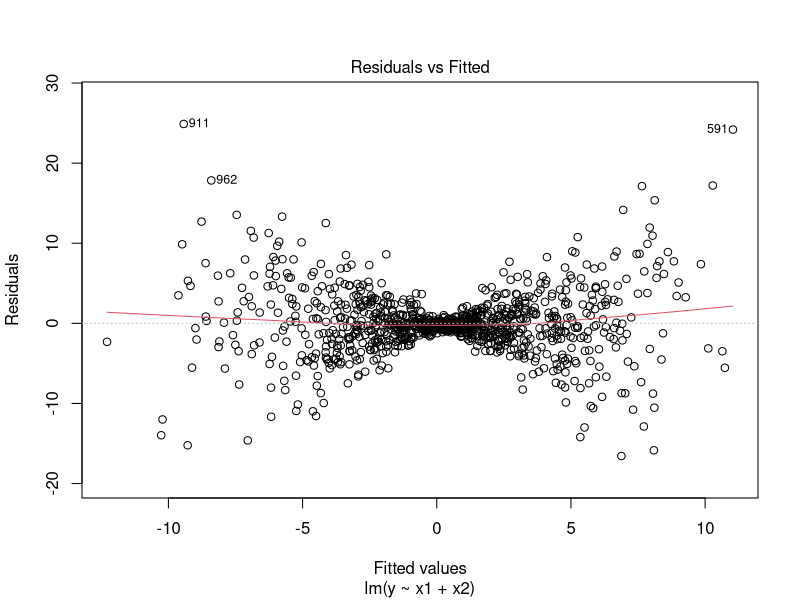
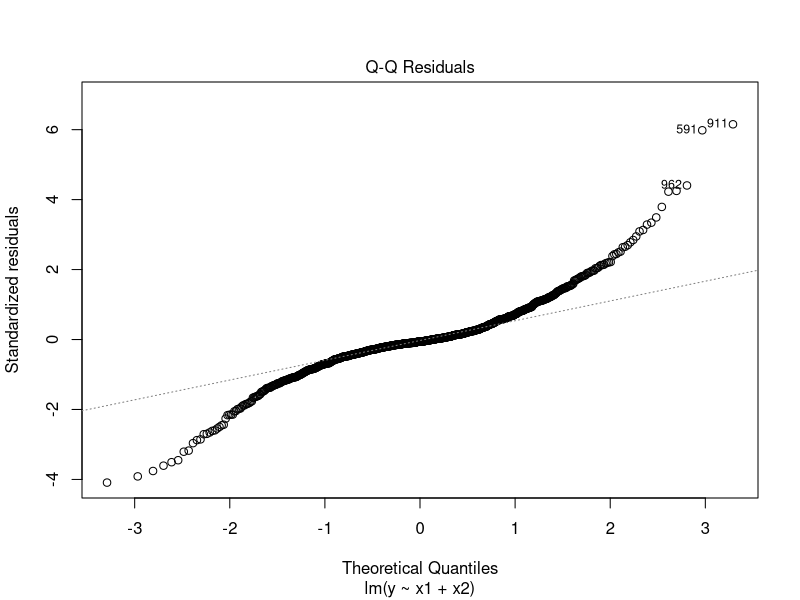
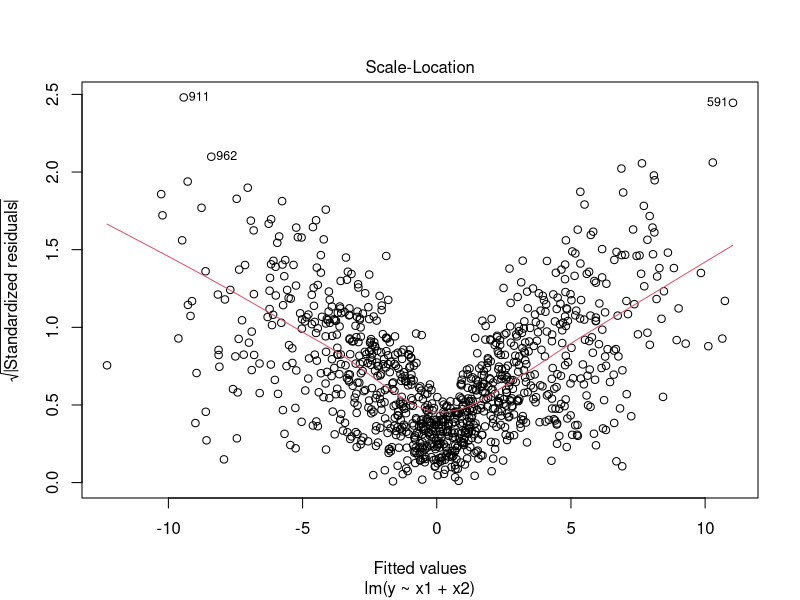
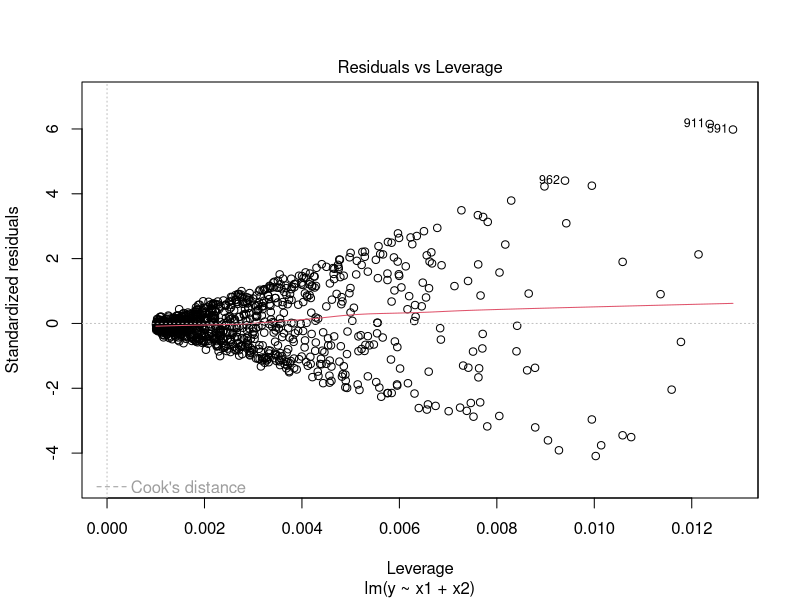

Generate these figures, in order, with R:
library(data.table)

set.seed(123)
n <- 1000
dt <- data.table(id = 1:n)
dt[, x1 := rnorm(.N, mean = 0, sd = 2)]
dt[, x2 := rnorm(.N, mean = -1, sd = 1)]
dt[, y := 2 * x1 * x2 + 0.5 * rnorm(.N)]

model <- lm(y ~ x1 + x2, data = dt)
rows <- 1:nrow(dt)
summary(model)
plot(model)
